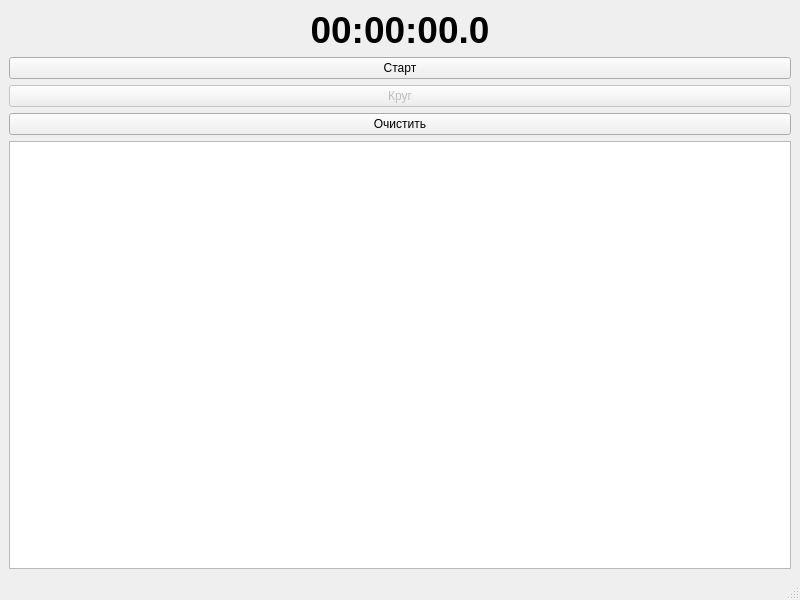
<?xml version="1.0" encoding="UTF-8"?>
<ui version="4.0">
 <class>MainWindow</class>
 <widget class="QMainWindow" name="MainWindow">
  <property name="geometry">
   <rect>
    <x>0</x>
    <y>0</y>
    <width>800</width>
    <height>600</height>
   </rect>
  </property>
  <property name="windowTitle">
   <string>MainWindow</string>
  </property>
  <widget class="QWidget" name="centralwidget">
   <layout class="QVBoxLayout" name="verticalLayout">
    <item>
     <widget class="QLabel" name="timeLabel">
      <property name="font">
       <font>
        <pointsize>28</pointsize>
        <bold>true</bold>
       </font>
      </property>
      <property name="text">
       <string>00:00:00.0</string>
      </property>
      <property name="alignment">
       <set>Qt::AlignmentFlag::AlignCenter</set>
      </property>
     </widget>
    </item>
    <item>
     <widget class="QPushButton" name="startStopButton">
      <property name="text">
       <string>Старт</string>
      </property>
     </widget>
    </item>
    <item>
     <widget class="QPushButton" name="lapButton">
      <property name="enabled">
       <bool>false</bool>
      </property>
      <property name="text">
       <string>Круг</string>
      </property>
     </widget>
    </item>
    <item>
     <widget class="QPushButton" name="clearButton">
      <property name="text">
       <string>Очистить</string>
      </property>
     </widget>
    </item>
    <item>
     <widget class="QTextBrowser" name="lapsBrowser"/>
    </item>
   </layout>
  </widget>
  <widget class="QMenuBar" name="menubar">
   <property name="geometry">
    <rect>
     <x>0</x>
     <y>0</y>
     <width>800</width>
     <height>25</height>
    </rect>
   </property>
  </widget>
  <widget class="QStatusBar" name="statusbar"/>
 </widget>
 <resources/>
 <connections/>
</ui>
